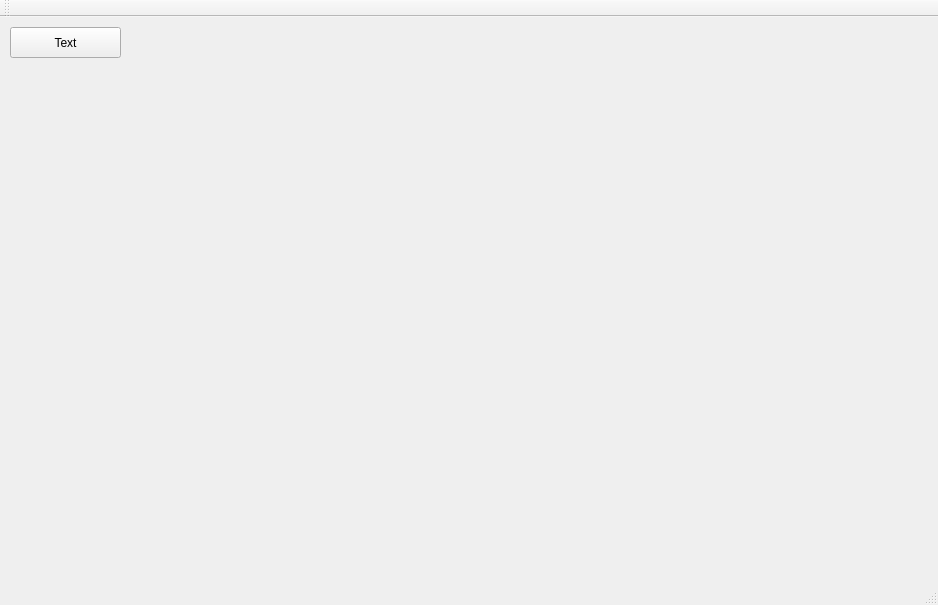
<?xml version="1.0" encoding="UTF-8"?>
<ui version="4.0">
 <class>MainWindow</class>
 <widget class="QMainWindow" name="MainWindow">
  <property name="geometry">
   <rect>
    <x>0</x>
    <y>0</y>
    <width>938</width>
    <height>605</height>
   </rect>
  </property>
  <property name="windowTitle">
   <string>MainWindow</string>
  </property>
  <widget class="QWidget" name="centralWidget">
   <widget class="QPushButton" name="pushButton">
    <property name="geometry">
     <rect>
      <x>10</x>
      <y>10</y>
      <width>111</width>
      <height>31</height>
     </rect>
    </property>
    <property name="text">
     <string>Text</string>
    </property>
   </widget>
  </widget>
  <widget class="QMenuBar" name="menuBar">
   <property name="geometry">
    <rect>
     <x>0</x>
     <y>0</y>
     <width>938</width>
     <height>23</height>
    </rect>
   </property>
  </widget>
  <widget class="QToolBar" name="mainToolBar">
   <attribute name="toolBarArea">
    <enum>TopToolBarArea</enum>
   </attribute>
   <attribute name="toolBarBreak">
    <bool>false</bool>
   </attribute>
  </widget>
  <widget class="QStatusBar" name="statusBar"/>
 </widget>
 <layoutdefault spacing="6" margin="11"/>
 <resources/>
 <connections/>
</ui>
